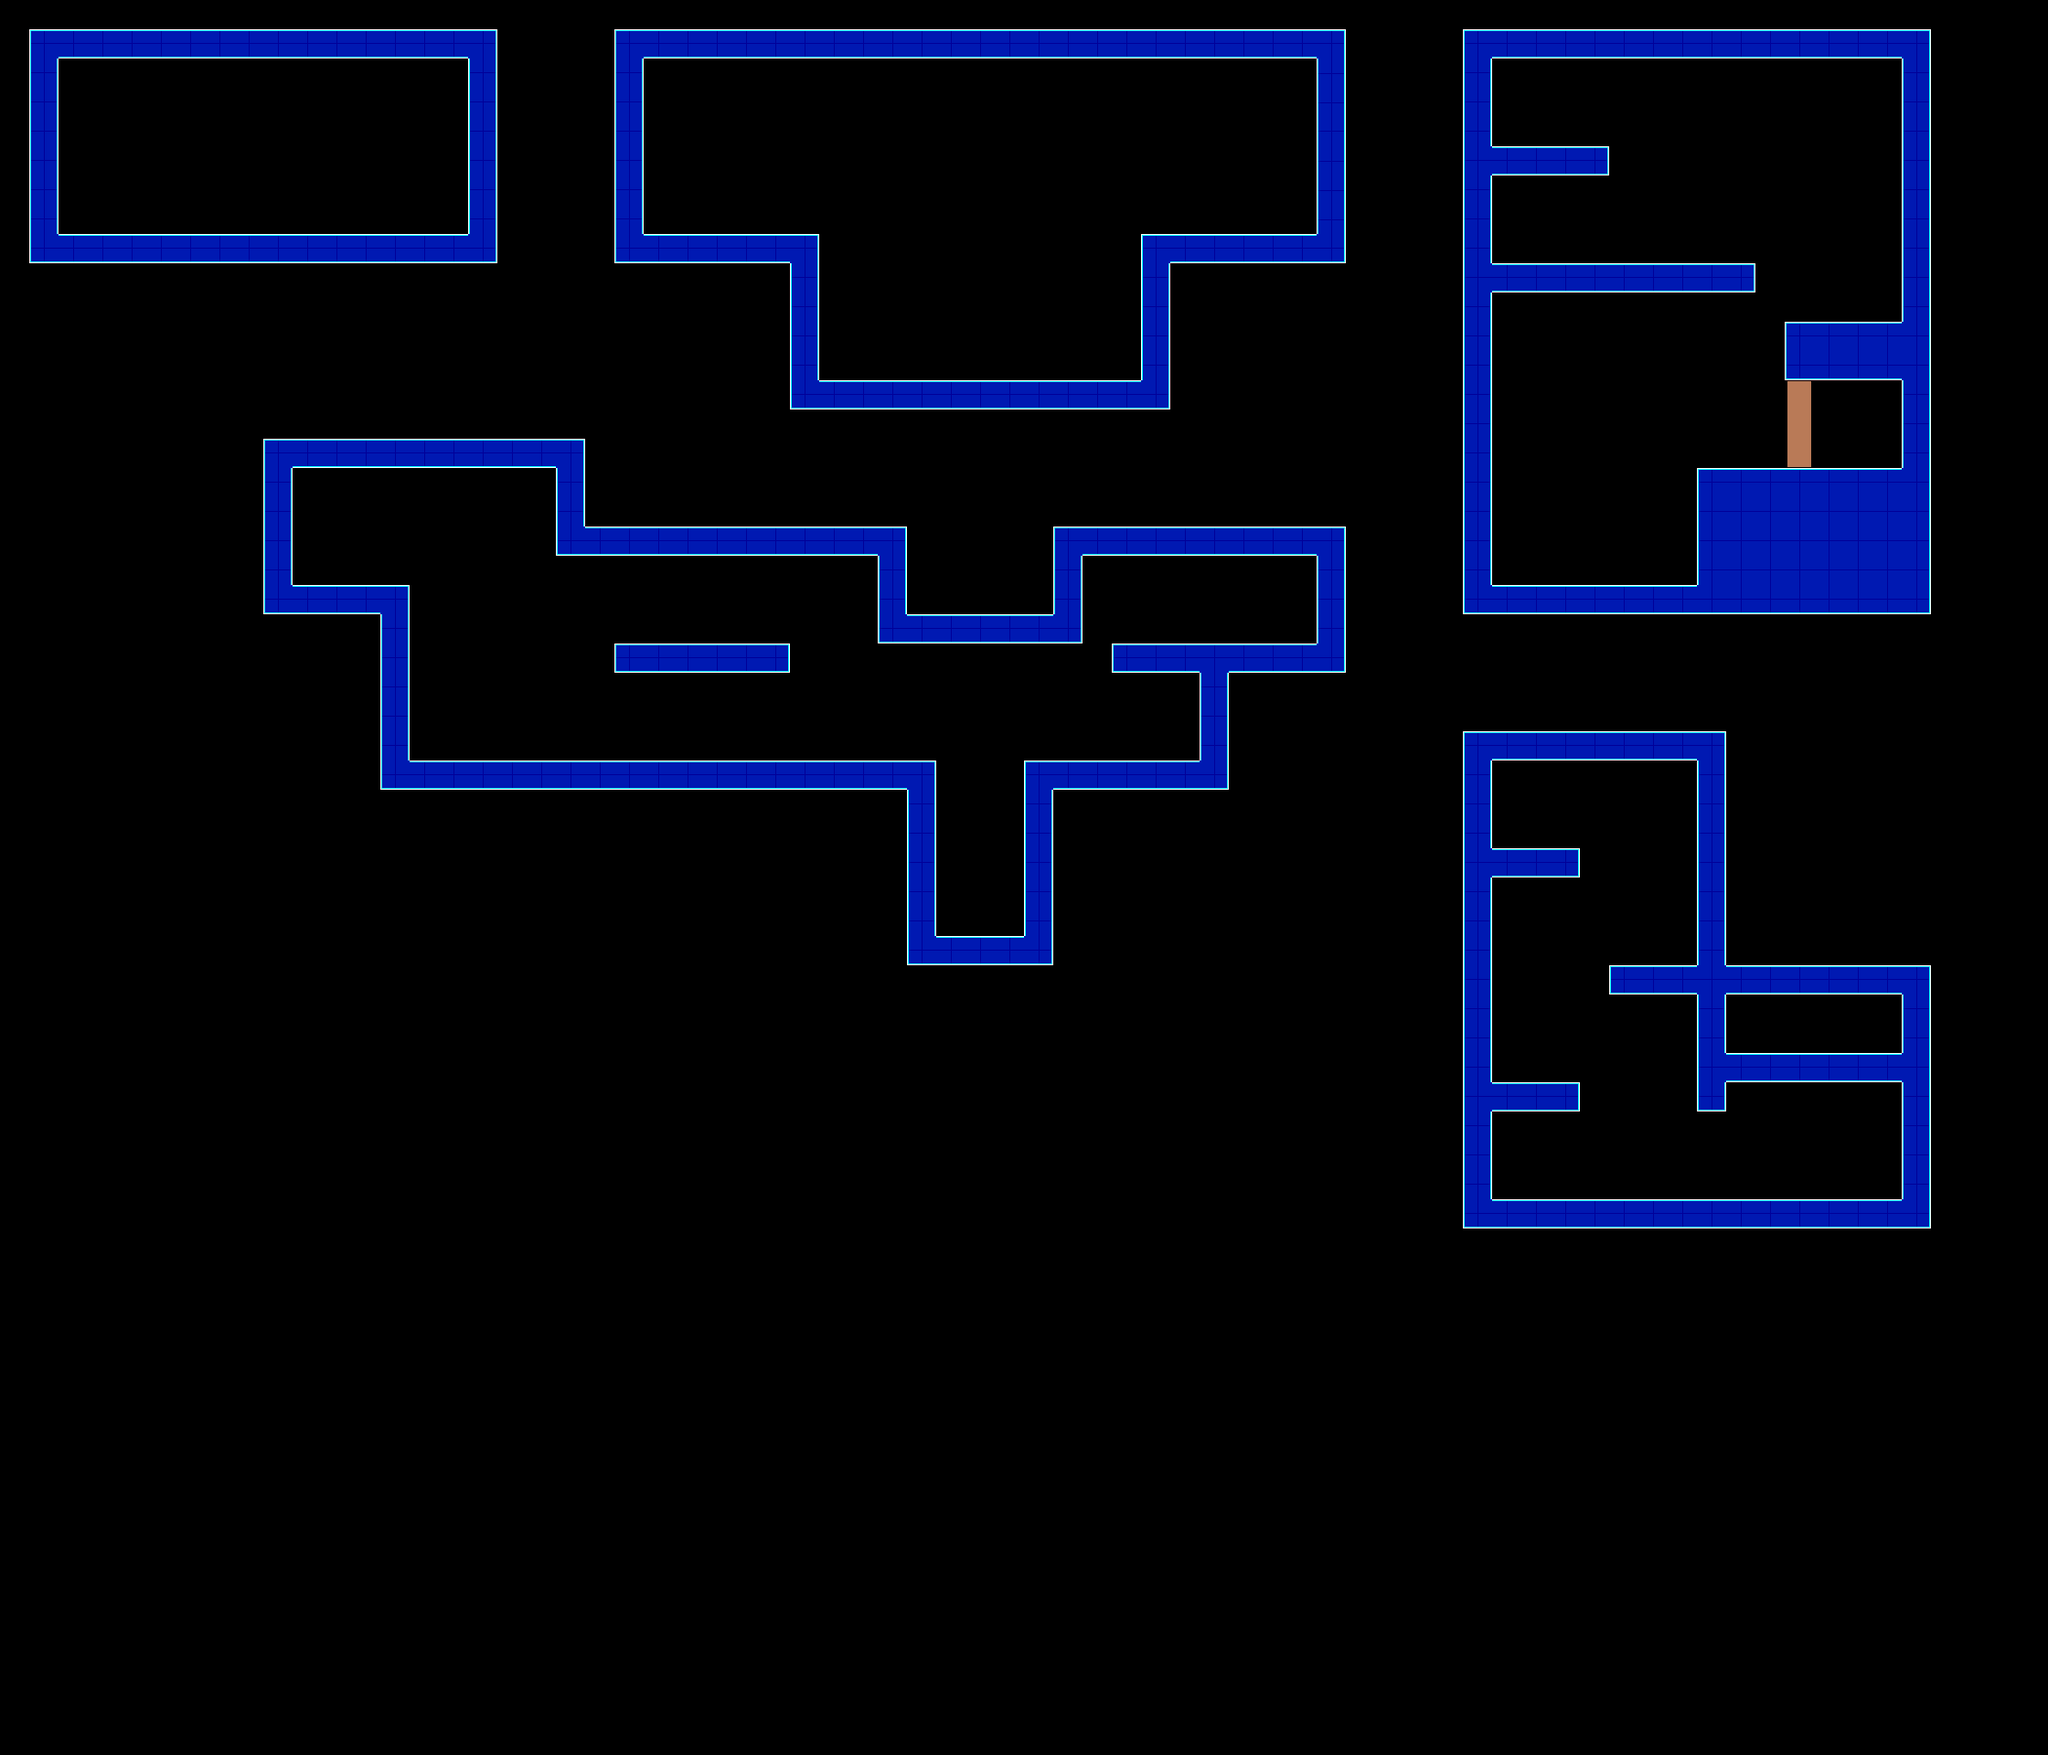

A 2D game scene composited from a Tiled map and its tileset images. What follows is a short description and the map's XML, with each tile layer's data collapsed to a summary:
An orthogonal 70x60 tile map with 32x32 px tiles, 1 tile layer (floor), 3 hidden layers not drawn.

<map version="1.0" orientation="orthogonal" width="70" height="60" tilewidth="32" tileheight="32">
 <tileset firstgid="1" name="tileset-2" tilewidth="32" tileheight="32">
  <image source="../images/tiles-2.png" width="256" height="256" />
  <tile id="3">
   <properties>
    <property name="group" value="door" />
    <property name="name" value="door_bottom" />
    <property name="passable" value="false" />
    <property name="x" value="3" />
    <property name="y" value="0" />
   </properties>
  </tile>
  <tile id="4">
   <properties>
    <property name="group" value="door" />
    <property name="name" value="door_top" />
    <property name="passable" value="false" />
    <property name="x" value="4" />
    <property name="y" value="0" />
   </properties>
  </tile>
  <tile id="5">
   <properties>
    <property name="group" value="door" />
    <property name="name" value="door_mid" />
    <property name="passable" value="false" />
    <property name="x" value="5" />
    <property name="y" value="0" />
   </properties>
  </tile>
  <tile id="7">
   <properties>
    <property name="group" value="background" />
    <property name="name" value="background_blue" />
    <property name="passable" value="true" />
    <property name="x" value="7" />
    <property name="y" value="0" />
   </properties>
  </tile>
  <tile id="11">
   <properties>
    <property name="group" value="empty" />
    <property name="name" value="ladder_left" />
    <property name="passable" value="true" />
    <property name="x" value="3" />
    <property name="y" value="1" />
   </properties>
  </tile>
  <tile id="12">
   <properties>
    <property name="group" value="ladder" />
    <property name="name" value="ladder_mid" />
    <property name="passable" value="true" />
    <property name="x" value="4" />
    <property name="y" value="1" />
   </properties>
  </tile>
  <tile id="13">
   <properties>
    <property name="group" value="empty" />
    <property name="name" value="ladder_right" />
    <property name="passable" value="true" />
    <property name="x" value="5" />
    <property name="y" value="1" />
   </properties>
  </tile>
  <tile id="15">
   <properties>
    <property name="event" value="keySpawn" />
    <property name="keyId" value="level3" />
   </properties>
  </tile>
  <tile id="21">
   <properties>
    <property name="group" value="door" />
    <property name="name" value="background_door" />
    <property name="passable" value="true" />
    <property name="x" value="5" />
    <property name="y" value="2" />
   </properties>
  </tile>
  <tile id="22">
   <properties>
    <property name="group" value="door" />
    <property name="name" value="background_door_top" />
    <property name="passable" value="true" />
    <property name="x" value="6" />
    <property name="y" value="2" />
   </properties>
  </tile>
  <tile id="23">
   <properties>
    <property name="event" value="keySpawn" />
    <property name="keyId" value="level2" />
   </properties>
  </tile>
  <tile id="26">
   <properties>
    <property name="event" value="ladder" />
   </properties>
  </tile>
  <tile id="27">
   <properties>
    <property name="event" value="door" />
   </properties>
  </tile>
  <tile id="28">
   <properties>
    <property name="event" value="doorA" />
   </properties>
  </tile>
  <tile id="29">
   <properties>
    <property name="group" value="wall" />
    <property name="name" value="wall_left_top_right" />
    <property name="passable" value="false" />
    <property name="x" value="5" />
    <property name="y" value="3" />
   </properties>
  </tile>
  <tile id="30">
   <properties>
    <property name="group" value="door" />
    <property name="name" value="background_door_bottom" />
    <property name="passable" value="true" />
    <property name="x" value="6" />
    <property name="y" value="3" />
   </properties>
  </tile>
  <tile id="31">
   <properties>
    <property name="event" value="door" />
    <property name="lock" value="level3" />
   </properties>
  </tile>
  <tile id="34">
   <properties>
    <property name="event" value="playerSpawn" />
   </properties>
  </tile>
  <tile id="35">
   <properties>
    <property name="event" value="mapEnd" />
   </properties>
  </tile>
  <tile id="36">
   <properties>
    <property name="group" value="wall" />
    <property name="name" value="wall_left_top" />
    <property name="passable" value="false" />
    <property name="x" value="4" />
    <property name="y" value="4" />
   </properties>
  </tile>
  <tile id="37">
   <properties>
    <property name="group" value="wall" />
    <property name="name" value="wall_roof" />
    <property name="passable" value="false" />
    <property name="x" value="5" />
    <property name="y" value="4" />
   </properties>
  </tile>
  <tile id="38">
   <properties>
    <property name="group" value="wall" />
    <property name="name" value="wall_top_right" />
    <property name="passable" value="false" />
    <property name="x" value="6" />
    <property name="y" value="4" />
   </properties>
  </tile>
  <tile id="39">
   <properties>
    <property name="event" value="door" />
    <property name="lock" value="level2" />
   </properties>
  </tile>
  <tile id="40">
   <properties>
    <property name="event" value="keySpawn" />
    <property name="keyId" value="level1" />
   </properties>
  </tile>
  <tile id="41">
   <properties>
    <property name="event" value="blockSpawn" />
   </properties>
  </tile>
  <tile id="42">
   <properties>
    <property name="event" value="door" />
    <property name="lock" value="level1" />
   </properties>
  </tile>
  <tile id="43">
   <properties>
    <property name="group" value="wall" />
    <property name="name" value="wall_bottom_left_top" />
    <property name="passable" value="false" />
    <property name="x" value="3" />
    <property name="y" value="5" />
   </properties>
  </tile>
  <tile id="44">
   <properties>
    <property name="group" value="wall" />
    <property name="name" value="wall_left" />
    <property name="passable" value="false" />
    <property name="x" value="4" />
    <property name="y" value="5" />
   </properties>
  </tile>
  <tile id="45">
   <properties>
    <property name="group" value="wall" />
    <property name="name" value="wall_mid" />
    <property name="passable" value="false" />
    <property name="x" value="5" />
    <property name="y" value="5" />
   </properties>
  </tile>
  <tile id="46">
   <properties>
    <property name="group" value="wall" />
    <property name="name" value="wall_right" />
    <property name="passable" value="false" />
    <property name="x" value="6" />
    <property name="y" value="5" />
   </properties>
  </tile>
  <tile id="47">
   <properties>
    <property name="group" value="wall" />
    <property name="name" value="wall_top_right_bottom" />
    <property name="passable" value="false" />
    <property name="x" value="7" />
    <property name="y" value="5" />
   </properties>
  </tile>
  <tile id="48">
   <properties>
    <property name="event" value="doorC" />
   </properties>
  </tile>
  <tile id="49">
   <properties>
    <property name="event" value="doorB" />
   </properties>
  </tile>
  <tile id="50">
   <properties>
    <property name="group" value="wall" />
    <property name="name" value="wall_left_right" />
    <property name="passable" value="false" />
    <property name="x" value="2" />
    <property name="y" value="6" />
   </properties>
  </tile>
  <tile id="51">
   <properties>
    <property name="group" value="wall" />
    <property name="name" value="wall_floor_roof" />
    <property name="passable" value="false" />
    <property name="x" value="3" />
    <property name="y" value="6" />
   </properties>
  </tile>
  <tile id="52">
   <properties>
    <property name="group" value="wall" />
    <property name="name" value="wall_left_bottom" />
    <property name="passable" value="false" />
    <property name="x" value="4" />
    <property name="y" value="6" />
   </properties>
  </tile>
  <tile id="53">
   <properties>
    <property name="group" value="wall" />
    <property name="name" value="wall_floor" />
    <property name="passable" value="false" />
    <property name="x" value="5" />
    <property name="y" value="6" />
   </properties>
  </tile>
  <tile id="54">
   <properties>
    <property name="group" value="wall" />
    <property name="name" value="wall_bottom_right" />
    <property name="passable" value="false" />
    <property name="x" value="6" />
    <property name="y" value="6" />
   </properties>
  </tile>
  <tile id="55">
   <properties>
    <property name="event" value="doorK" />
   </properties>
  </tile>
  <tile id="56">
   <properties>
    <property name="event" value="doorD" />
   </properties>
  </tile>
  <tile id="57">
   <properties>
    <property name="event" value="doorE" />
   </properties>
  </tile>
  <tile id="58">
   <properties>
    <property name="event" value="doorF" />
   </properties>
  </tile>
  <tile id="59">
   <properties>
    <property name="event" value="doorG" />
   </properties>
  </tile>
  <tile id="60">
   <properties>
    <property name="event" value="doorH" />
   </properties>
  </tile>
  <tile id="61">
   <properties>
    <property name="group" value="wall" />
    <property name="name" value="wall_left_bottom_right" />
    <property name="passable" value="false" />
    <property name="x" value="5" />
    <property name="y" value="7" />
   </properties>
  </tile>
  <tile id="62">
   <properties>
    <property name="event" value="doorI" />
   </properties>
  </tile>
  <tile id="63">
   <properties>
    <property name="event" value="doorJ" />
   </properties>
  </tile>
 </tileset>
 <layer name="background" width="70" height="60" visible="0">
  <data>[4200 cells, 4200 non-empty, 1 distinct tile ids]</data>
 </layer>
 <layer name="floor" width="70" height="60">
  <data>[4200 cells, 2162 non-empty, 18 distinct tile ids]</data>
 </layer>
 <layer name="foreground" width="70" height="60" visible="0" opacity="0.76">
  <data>[4200 cells, 4197 non-empty, 6 distinct tile ids]</data>
 </layer>
 <layer name="event" width="70" height="60" visible="0" opacity="0.49">
  <data>[4200 cells, 3931 non-empty, 12 distinct tile ids]</data>
 </layer>
</map>
